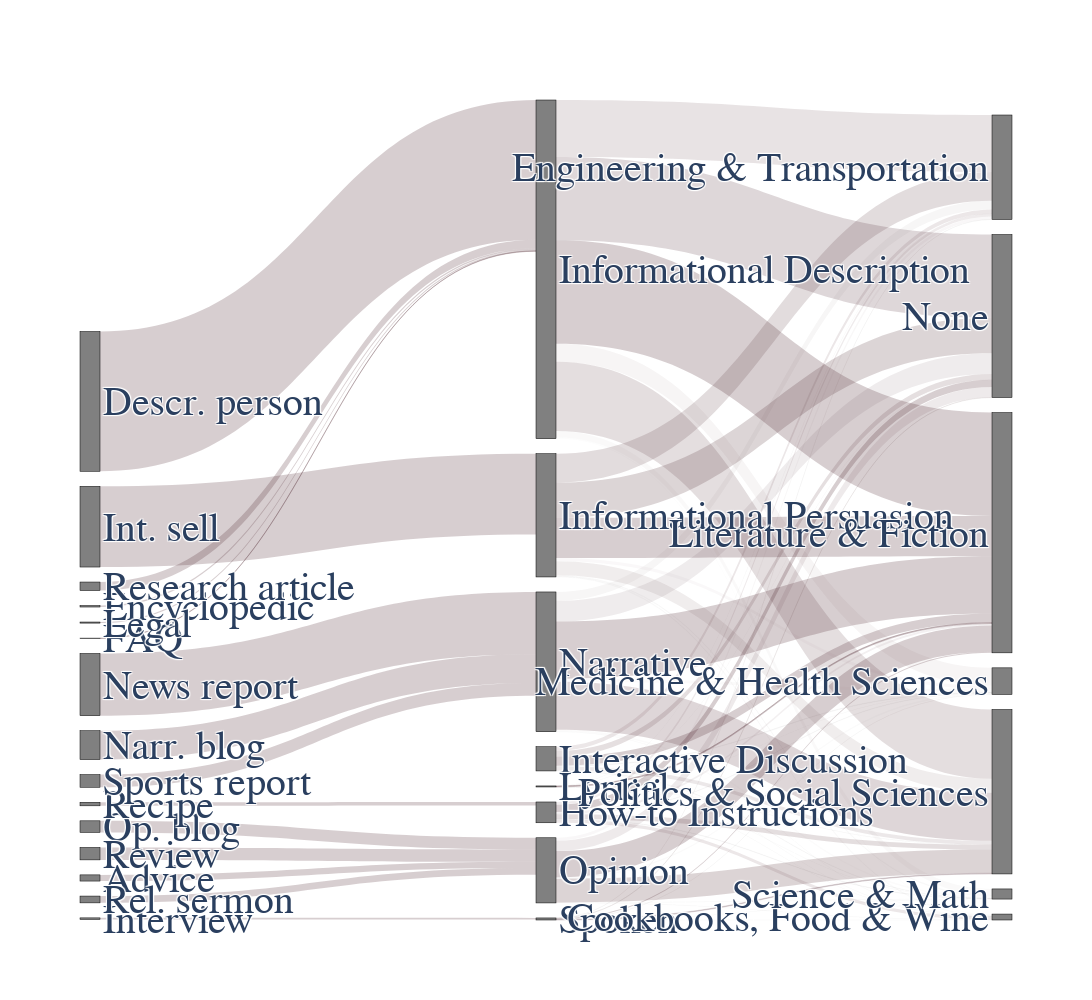

Write notebook code for a chart like this one.
### Code cell
fig = plot_sankey(left_to_center, center_to_right)

### Figure 1 — Plotly figure (JSON) as saved in the notebook; plotly's stock layout.template omitted (floating-point values rounded to 4 significant figures; data arrays with more than 128 entries replaced by an {"elided": "..."} marker saying what was removed)
{"data": [{"link": {"color": {"elided": "176 str values"}, "source": {"elided": "176 int values"}, "target": {"elided": "176 int values"}, "value": {"elided": "176 int values"}}, "node": {"color": "grey", "label": ["Advice", "Int. sell", "Descr. person", "Encyclopedic", "FAQ", "Interview", "Legal", "Narr. blog", "News report", "Op. blog", "Research article", "Recipe", "Rel. sermon", "Review", "Sports report", "How-to Instructions", "Informational Description", "Informational Persuasion", "Interactive Discussion", "Lyrical", "Narrative", "Opinion", "Spoken", "Cookbooks, Food & Wine", "Engineering & Transportation", "Literature & Fiction", "Medicine & Health Sciences", "None", "Politics & Social Sciences", "Science & Math"], "line": {"color": "black", "width": 0.5}, "pad": 15, "thickness": 20}, "type": "sankey"}], "layout": {"font": {"family": "Arial", "size": 40}, "height": 1000, "title": {"text": ""}, "width": 1500}}
